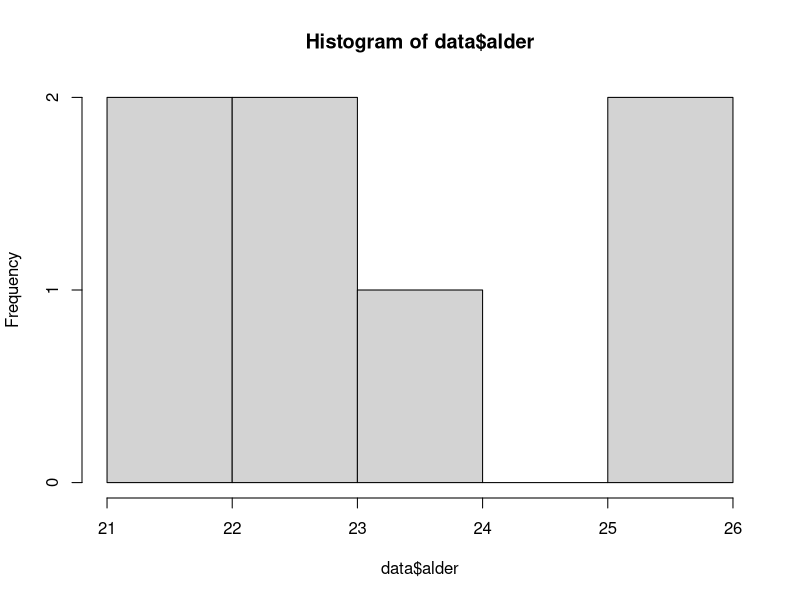
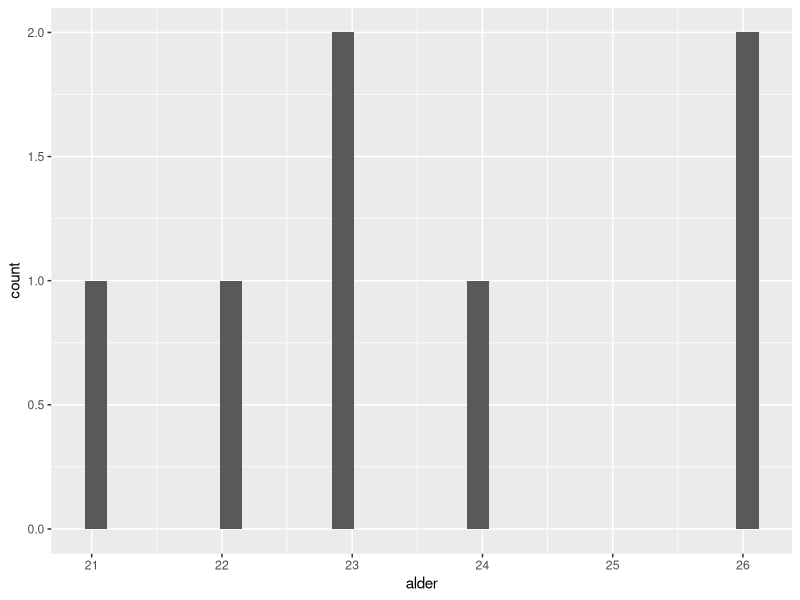

Recreate these plots in R, in order.
## Fasit oppgaver seminar 1 

# OPPGAVE 1 

# Lager variabel navn 
navn <- c("Louisa", "Aleksander", "Alida", "Atle", "Charlotte", "Dagny", 
          "Dinah") 

# Lager variabel alder 
alder <- c(26, 26, 22, 24, 23, 23, 21)

# Lager variabel hjemby
hjemby <- c("stavanger", "bergen", "oslo", "trondheim", 
            "asker", "oslo", "oslo")

# Lager variabel favoritt film 

film <- c("Inglorious bastards", "The hateful 8", 
          "Pulp Finction", "Malcom and Marie", "The Shining", 
          "Tenet", "Inception")

# Lager datasett 

data <- data.frame(alder, navn, hjemby, film, 
                   stringsAsFactors = FALSE)

View(data) # ser datasettet

######### OPPGAVE 2 

summary(data) # printer alle variablene 
# og gir median, sd, og gjennomsnitt 

# Du kan også bruke: 
mean(data$alder) # gjennomsnitt

sd(data$alder) # standardavvik 

median(data$alder) # median 

############ OPPGAVE 3 

# Jeg bruker google maps for å finne avstanden
# her ser jeg på avstanden fra hjemby til Oslo
# Tall er i mil
# Merk at komma i tall er punktum i R og at "vanlig komma" 
# brukes for å skille mellom objekter
# 0 er de som bor i Oslo

til_oslo <- c(52.5, 72.7, 0,  49.2, 2.34, 0, 0)

# Legger til i datasettet 

# Du kan gjøre sånn:
data$til_oslo <- til_oslo

# Du kan også gjøre sånn: 

data <- data.frame(navn, alder, film, hjemby, 
                   til_oslo, 
                   stringsAsFactors = FALSE)

#### OPPGAVE 4 

table(data$navn, data$til_oslo)

# Aleksander er lengst hjemmefra 

#### OPPGAVE 6

# Enkel løsning til plot 

hist(data$alder)

#Eventuelt finn svaret i PDF-en som ligger ute
# I siste del står følgende: 

#### Last inn pakken 

# Skriv følgende kode
install.packages(tidyverse)

# Deretter 
library(tidyverse)


# Bruk koden ggplot 

ggplot(data, aes(alder)) + 
  geom_histogram()

## Dette skal ytterligere gjennomgås 
## neste seminar! Fortvil ikke! 


